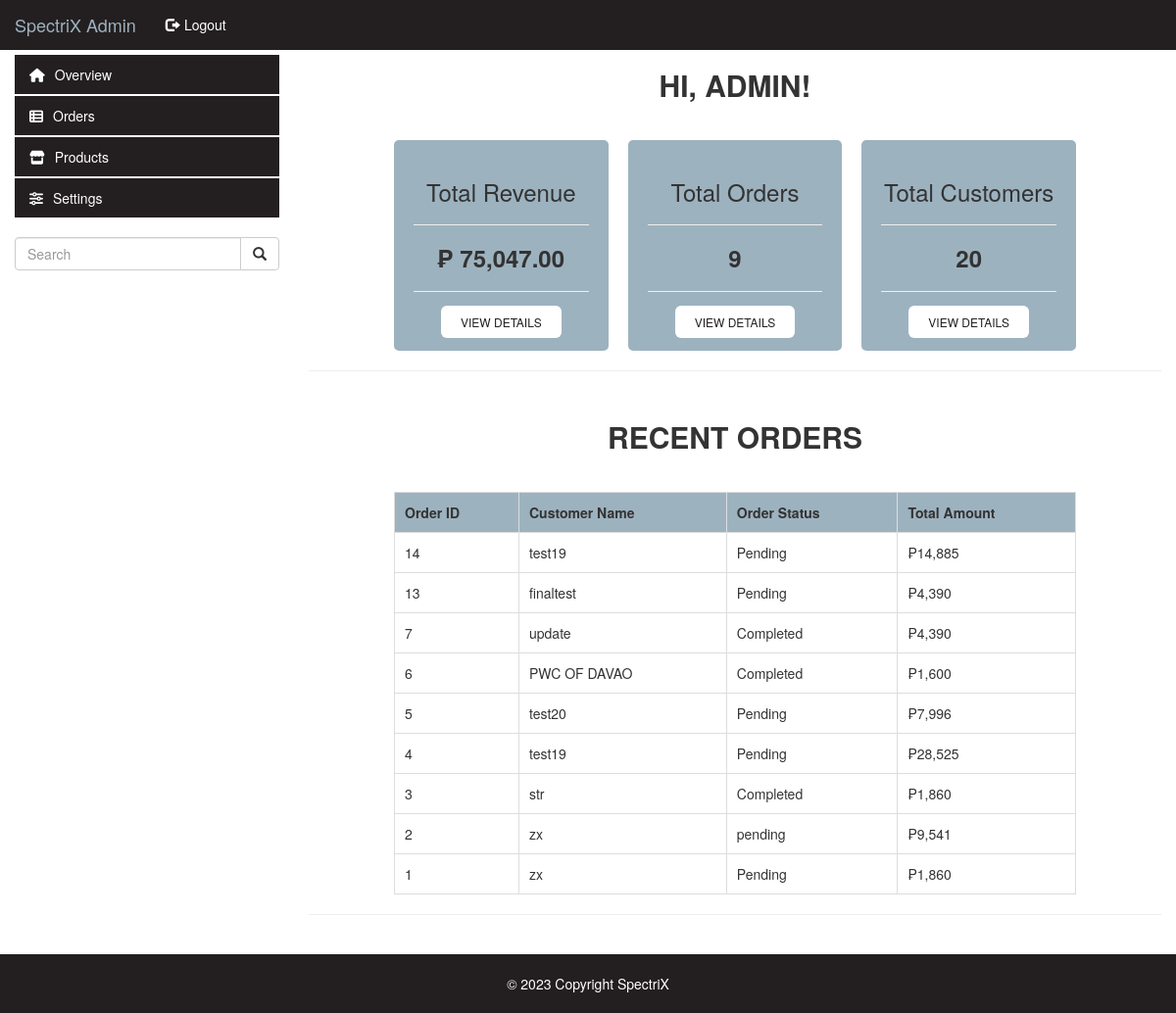
Page /admin/admindashboard.php (signed in) on the committed database.
### tables this page shows
CREATE TABLE `orders` (
  `order_id` int(11) NOT NULL,
  `customer_name` varchar(255) DEFAULT NULL,
  `customer_email` varchar(255) DEFAULT NULL,
  `customer_address` text DEFAULT NULL,
  `total_amount` decimal(10,2) DEFAULT 0.00,
  `order_details` longtext DEFAULT NULL,
  `order_status` varchar(255) DEFAULT 'Pending'
);

### admin/admindashboard.php (the view, shortened to what this page needs)
<?php
include "../includes/db.php";
$query = "SELECT * FROM orders ORDER BY order_id DESC LIMIT 10";
$result = mysqli_query($conn, $query);
$revenueQuery = "SELECT SUM(total_amount) as totalRevenue FROM orders";
$revenueResult = mysqli_query($conn, $revenueQuery);
$totalRevenue = mysqli_fetch_assoc($revenueResult)['totalRevenue'];
$totalOrdersQuery = "SELECT COUNT(order_id) as totalOrders FROM orders";
$totalOrdersResult = mysqli_query($conn, $totalOrdersQuery);
$totalOrders = mysqli_fetch_assoc($totalOrdersResult)['totalOrders'];
$totalCustomersQuery = "SELECT COUNT(DISTINCT customer_id) as totalCustomers FROM customers";
$totalCustomersResult = mysqli_query($conn, $totalCustomersQuery);
$totalCustomers = mysqli_fetch_assoc($totalCustomersResult)['totalCustomers'];
?>
<?php include 'includes/header.php'; ?>
<?php include 'includes/nav-admin.php'; ?>
<div class="container-fluid">
    <div class="row">
        <?php include 'includes/sidebar-admin.php'; ?>
        <div class="col-sm-9">
            <h2>Hi, Admin!</h2>
            <div class="flex-container">
                <div class="revenue-card">
                    <h3 class="card-title">Total Revenue</h3>
                    <hr>
                    <h3 class="card-info">₱
                        <?php echo number_format($totalRevenue, 2); ?>
                    </h3>
                    <hr>
                    <a href="orders.php" class="light-btn">View Details</a>
                </div>
                <div class="orders-card">
                    <h3 class="card-title">Total Orders</h3>
                    <hr>
                    <h3 class="card-info">
                        <?php echo $totalOrders; ?>
                    </h3>
                    <hr>
                    <a href="orders.php" class="light-btn">View Details</a>
                </div>
                <div class="customers-card">
                    <h3 class="card-title">Total Customers</h3>
                    <hr>
                    <h3 class="card-info">
                        <?php echo $totalCustomers; ?>
                    </h3>
                    <hr>
                    <a href="orders.php" class="light-btn">View Details</a>
                </div>
            </div>
            <hr>
            <h2>RECENT ORDERS</h2>
            <table class="recent-orders" border="1">
                <tr>
                    <th>Order ID</th>
                    <th>Customer Name</th>
                    <th>Order Status</th>
                    <th>Total Amount</th>
                </tr>
                <?php
                while ($row = mysqli_fetch_assoc($result)) {
                    echo "<tr>
                            <td>{$row['order_id']}</td>
                            <td>{$row['customer_name']}</td>
                            <td>{$row['order_status']}</td>
                            <td>₱" . number_format($row['total_amount']) . "</td>
                        </tr>";
                }
                ?>
            </table>
            <hr>
        </div>
    </div>
</div>
<?php include 'includes/footer-admin.php'; ?>
</body>
</html>

### admin/dash.css (style rules this page uses)
body { margin: 0; padding: 0; }
.container-fluid { display: flex; padding-left: 0; padding-right: 0; }
.row { flex: 1; margin-top: 0; }
.col-sm-9 { background-color: #fff; margin: 20px auto; }
.flex-container { display: flex; text-align: center; align-content: center; justify-content: center; flex-direction: row; height: 100%; width: 80%; margin: 0 auto; gap: 20px; }
.card-info { margin: 0 auto; font-weight: 600; }
.revenue-card { background: #9DB2BF; border-radius: 5px; padding: 20px; width: 33.3%; }
.orders-card { background: #9DB2BF; border-radius: 5px; padding: 20px; width: 33.3%; }
.customers-card { background: #9DB2BF; border-radius: 5px; padding: 20px; width: 33.3%; }
.light-btn { color: #231f20; background: #fff; padding: 8px 20px; border: none; font-size: 12px; border-radius: 6px; margin-top: 10px; margin-bottom: 10px; cursor: pointer; font-weight: 500; transition: 0.2s ease; text-transform: uppercase; text-decoration: none; }
.recent-orders { width: 80%; border-collapse: collapse; margin: 0 auto; }
.recent-orders th, .recent-orders td { padding: 10px; border: 1px solid #ddd; text-align: left; }
.recent-orders th { background-color: #9DB2BF; }
h2 { font-weight: 700 !important; color: #425563; text-align: center; margin: 0 auto; position: relative; padding: 30px 0; text-transform: uppercase; }

### rows in the picture
orders: order_id "14", customer_name "test19", order_status "Pending", total_amount "14,885"
orders: order_id "13", customer_name "finaltest", order_status "Pending", total_amount "4,390"
orders: order_id "7", customer_name "update", order_status "Completed", total_amount "4,390"
orders: order_id "6", customer_name "PWC OF DAVAO", order_status "Completed", total_amount "1,600"
orders: order_id "5", customer_name "test20", order_status "Pending", total_amount "7,996"
orders: order_id "4", customer_name "test19", order_status "Pending", total_amount "28,525"
orders: order_id "3", customer_name "str", order_status "Completed", total_amount "1,860"
orders: order_id "2", customer_name "zx", order_status "pending", total_amount "9,541"
orders: order_id "1", customer_name "zx", order_status "Pending", total_amount "1,860"

### other values in the picture
$totalRevenue "75,047.00"
$totalOrders "9"
$totalCustomers "20"
